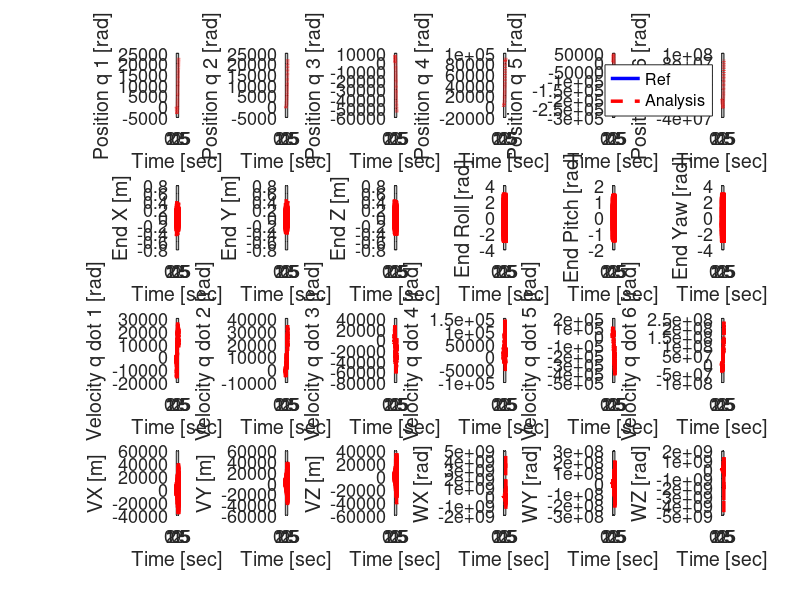

Here is the MATLAB script that generated this plot:
close all;

ref = load('evaluation_motion_path_generator_recurdyn.txt');
data = load('evaluation_vsd.txt');
% data = load('evaluation_motion_path_generator_matlab.txt');

ylabel_txt = {'End X [m]','End Y [m]','End Z [m]','End Roll [rad]','End Pitch [rad]','End Yaw [rad]'};
ylabel_dot_txt = {'VX [m]','VY [m]','VZ [m]','WX [rad]','WY [rad]','WZ [rad]'};

figure('Position', [100 100 1720 880])
for i = 1 : 6
    subplot(4,6,i)
    set(gcf,'Color',[1,1,1])
    plot(ref(:,2), ref(:,i + 2), 'b', 'LineWidth',2.5)
    hold on
    plot(data(:,1), data(:,i + 1), 'r--','LineWidth', 2.5)
    grid on
    xlabel('Time [sec]')
    ylabel(sprintf('Position q %d [rad]', i))
    if i == 6
        legend('Ref','Analysis')
    end
    set(gca,'FontSize',13)
end

% figure
for i = 1 : 6
    subplot(4,6,i+6)
    set(gcf,'Color',[1,1,1])
    plot(ref(:,2), ref(:,i + 8), 'b', 'LineWidth',2.5)
    hold on
    plot(data(:,1), data(:,i + 7), 'r--','LineWidth', 2.5)
    grid on
    xlabel('Time [sec]')
    ylabel(ylabel_txt{i})
    if i == 3
%         legend('Ref','Analysis')
    end
    set(gca,'FontSize',13)
end

% figure
for i = 1 : 6
    subplot(4,6,i+12)
    set(gcf,'Color',[1,1,1])
    plot(ref(:,2), ref(:,i + 14), 'b', 'LineWidth',2.5)
    hold on
    plot(data(:,1), data(:,i + 13), 'r--','LineWidth', 2.5)
    grid on
    xlabel('Time [sec]')
    ylabel(sprintf('Velocity q dot %d [rad]', i))
    if i == 3
%         legend('Ref','Analysis')
    end
    set(gca,'FontSize',13)
end

% figure
for i = 1 : 6
    subplot(4,6,i+18)
    set(gcf,'Color',[1,1,1])
    plot(ref(:,2), ref(:,i + 20), 'b', 'LineWidth',2.5)
    hold on
    plot(data(:,1), data(:,i + 19), 'r--','LineWidth', 2.5)
    grid on
    xlabel('Time [sec]')
    ylabel(ylabel_dot_txt{i})
    if i == 3
%         legend('Ref','Analysis')
    end
    set(gca,'FontSize',13)
end

% figure
% set(gcf,'Color',[1,1,1])
% plot(data(:,1), data(:,end), 'o')
% grid on
% xlabel('Time [sec]')
% ylabel('NR count')
% set(gca,'FontSize',13)
